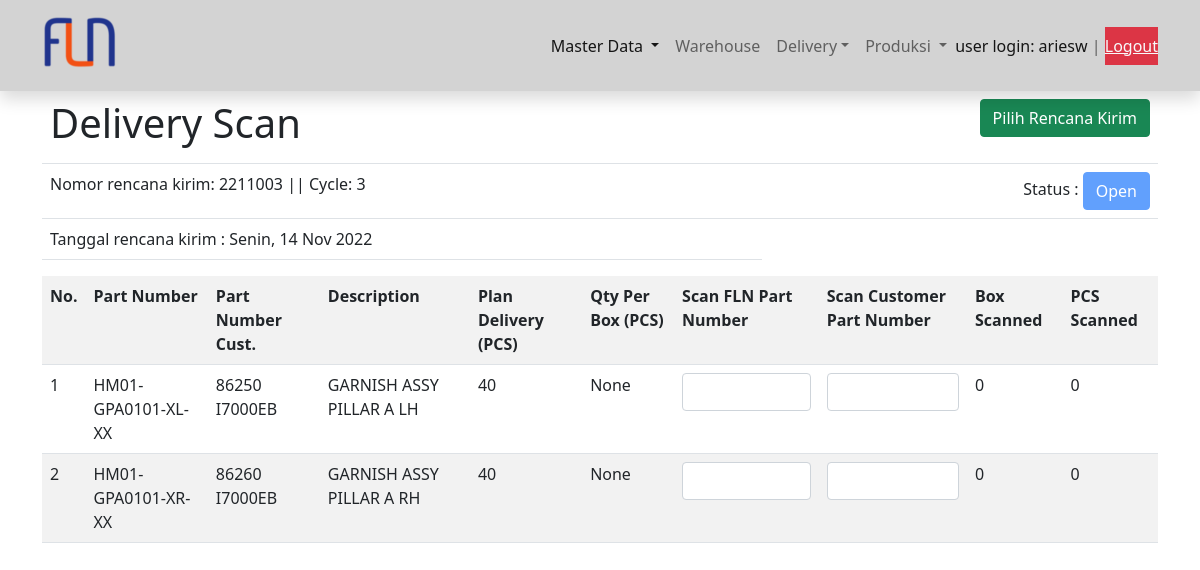
Page /delivery/3 (signed in) on the earlier database version.
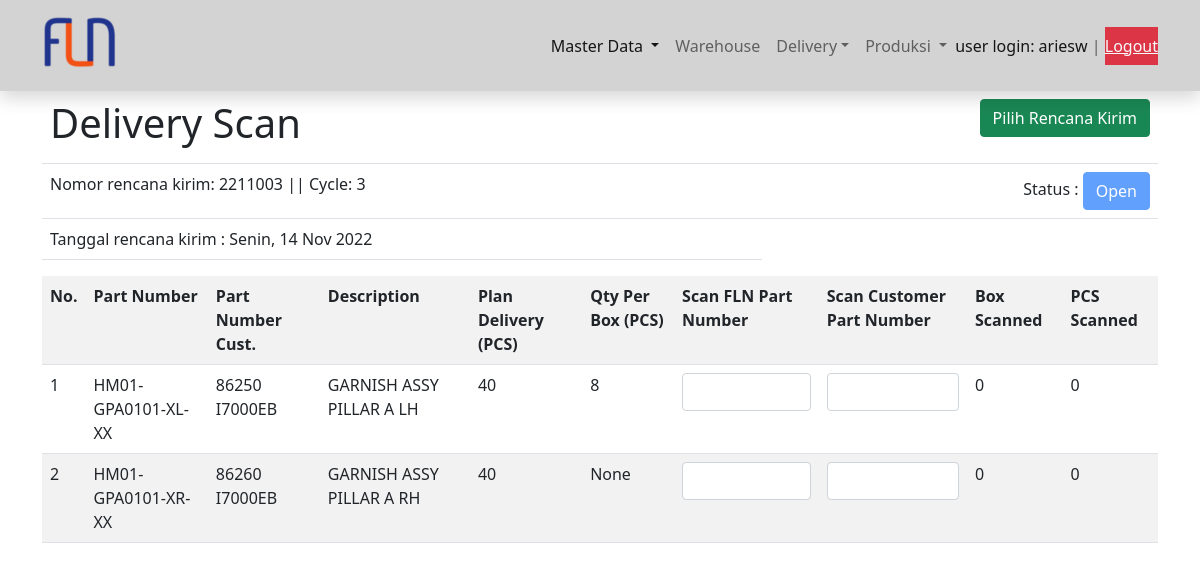
Same page on the later database version.
### scanner/models.py (models this page shows, shortened)
class RencanaKirimDetail(models.Model):
    no_line = models.CharField(max_length=2)
    rencana_kirim = models.ForeignKey(RencanaKirim, on_delete=models.CASCADE, related_name='rencanakirimdetails')
    barang= models.ForeignKey(Barang, on_delete=models.CASCADE, related_name='barangs')
    qty = models.CharField(max_length=2)

class Barang(models.Model):
    part_number = models.CharField(max_length=18, unique=True)
    description = models.CharField(max_length=32)
    part_number_customer =  models.CharField(max_length=18, unique=True)
    barcode = models.TextField(unique=True)
    color_code = models.CharField(max_length=3, blank=True, null=True)
    position_code = models.CharField(max_length=6, blank=True, null=True)
    qty_per_box = models.IntegerField(null=True)

### scanner/views.py (the view)
# urls.py: path('delivery/<int:pk>', views.Delivery.as_view(), name='delivery'),
class Delivery(LoginRequiredMixin, UpdateView):
    model = RencanaKirim
    template_name = 'delivery.html'
    fields = ['nomor_sj', 'status']
    def get_context_data(self, **kwargs):
        detail = super(Delivery, self).get_context_data(**kwargs)
        detail['barang'] = RencanaKirimDetail.objects.all()
        return detail

### templates/delivery.html (shortened to what this page needs)
{% extends 'base.html' %}
{% load static %}
{% block content %}
<div class="container">
  <table class="table">
    <tr>
      <td><h1>Delivery Scan</h1></td>
      <td class="text-end"><a href="{% url 'view_rencana_kirim' %}" class="btn btn-success">Pilih Rencana Kirim</a></td>
    </tr>
    <tr>
      <td>Nomor rencana kirim: {{ object.nomor_sj }} || Cycle: {{ object.cycle }}</td>
      <td class="text-end"> Status : <button id="status" type="button" value="{{ object.status }}" class="btn btn-primary" disabled>{{ object.status }}</button></td>
    </tr>
    <tr>
      <td>Tanggal rencana kirim : {{ object.tanggal|date:"l, d M Y" }}</td>
    </tr>
  </table>
  <div>
    <form>
      <table class="table table-striped">
        <tr>
          <th>No.</th>
          <th>Part Number</th>
          <th>Part Number Cust.</th>
          <th>Description</th>
          <th>Plan Delivery (PCS)</th>
          <th>Qty Per Box (PCS)</th>
          <th>Scan FLN Part Number</th>
          <th>Scan Customer Part Number</th>
          <th>Box Scanned</th>
          <th>PCS Scanned</th>
        </tr>
        {% for detail in object.rencanakirimdetails.all  %}
        <tr>
          <td class="">{{ detail.no_line }}</td>
          <td id="part_number{{ detail.no_line }}" class="">{{ detail.barang.part_number }}</td>
          <td id="part_number_customer{{ detail.no_line }}" class="">{{ detail.barang.part_number_customer }}</td>
          <td class="">{{ detail.barang.description }}</td>
          <td id="qty_box{{ detail.no_line }}" class="">{{ detail.qty }}</td>
          <td id="qty_per_box{{ detail.no_line }}" class="">{{ detail.barang.qty_per_box }}</td>
          <td class=""><input id='scan{{ detail.no_line }}' type="text" value="" autofocus maxlength="18" size="18" oninput="cekPartNumber()" class="form-control" ></td>
          <td class=""><input id='scanb{{ detail.no_line }}' type="text" value="" autofocus maxlength="32" size="14" oninput="cekPartNumberB()" class="form-control" ></td>
          <td id="qty_scanned{{ detail.no_line }}">0</td>
          <td id="qty_prod{{ detail.no_line }}">0</td>
        </tr>
        {% endfor %}
      </table>
    </form>
  </div>
</div>
{% endblock content %}

Differences in the rows shown:
changed through a linked row, RencanaKirimDetail "HM01-GPA0101-XL-XX": barang.qty_per_box "None" → "8"
